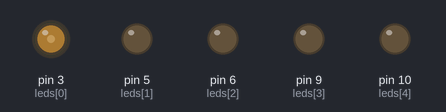
Recording of a sketch running on a simulated Arduino Uno, built with avr-gcc and run on an emulated ATmega328P. Shown: output pins drawn as LEDs (lit = HIGH).

Above: at 0.05 s.
At 0.75 s:
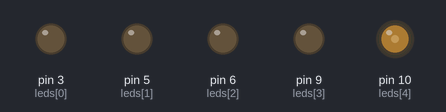
At 1.45 s:
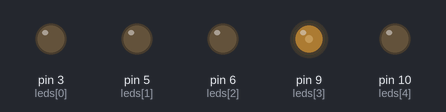
At 2.9 s:
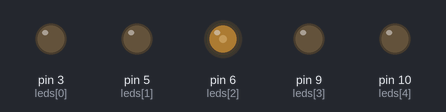
At 4.45 s:
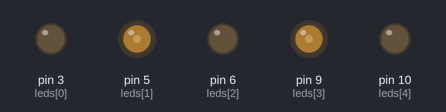
At 5.75 s:
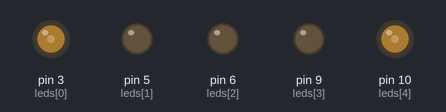
Timing chart, 0 to 7.5 s (numbered marks = the images above):
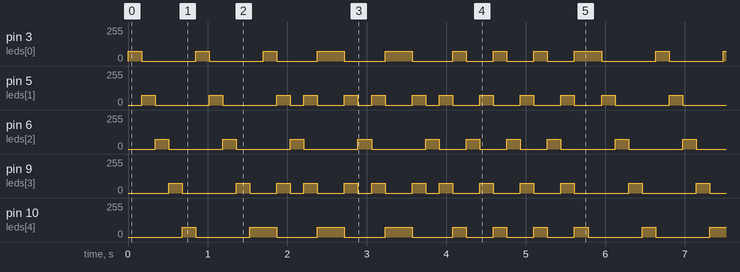

The sketch:

2025.ino
```cpp
int leds[] = {3, 5, 6, 9, 10};
int count = 5;
int brightness = 75;
bool dimMode = false;
int delayTime = 170;

void setup()
{
  if(dimMode)
  {
    brightness = 15;
    delayTime = delayTime;
  }
}

void sequentialWave(int cycles) {
  for (int c = 0; c < cycles; c++) {
    for (int i = 0; i < count; i++) {
      analogWrite(leds[i], brightness);
      delay(delayTime);
      analogWrite(leds[i], 0);
    }
  }
}

void dualChase(int cycles) {
  for (int c = 0; c < cycles; c++) {
    for (int i = 0; i < count; i++) {
      int j = count - 1 - i;
      analogWrite(leds[i], brightness);
      analogWrite(leds[j], brightness);
      delay(delayTime);
      analogWrite(leds[i], 0);
      analogWrite(leds[j], 0);
    }
  }
}

void pulseCenter(int cycles) {
  for (int c = 0; c < cycles; c++) {

    analogWrite(leds[2], brightness);
    delay(delayTime);
    analogWrite(leds[2], 0);

    analogWrite(leds[1], brightness);
    analogWrite(leds[3], brightness);
    delay(delayTime);
    analogWrite(leds[1], 0);
    analogWrite(leds[3], 0);

    analogWrite(leds[0], brightness);
    analogWrite(leds[4], brightness);
    delay(delayTime);
    analogWrite(leds[0], 0);
    analogWrite(leds[4], 0);
  }
}

void loop() {
 sequentialWave(2);
  dualChase(3);
  pulseCenter(3);
}
```

Measured:
- by itself, pin 5 (leds[1]), pin 9 (leds[3]): moves between 0/255 and 75/255, repeating every 5.8 s
- by itself, pin 6 (leds[2]): repeats every 5.8 s: 4 × (0/255 0.68 s, 75/255 0.17 s), 3 × (0/255 0.34 s, 75/255 0.17 s), 0/255 0.68 s, 75/255 0.17 s
- by itself, pin 10 (leds[4]): repeats every 5.8 s: 0/255 0.68 s, 3 × (75/255 0.34 s, 0/255 0.51 s), 3 × (75/255 0.17 s, 0/255 0.34 s), 75/255 0.17 s, 0/255 0.68 s, 75/255 0.17 s
- by itself, pin 3 (leds[0]): repeats every 5.8 s: 2 × (0/255 0.68 s, 75/255 0.17 s), 2 × (0/255 0.51 s, 75/255 0.34 s), 0/255 0.51 s, 3 × (75/255 0.17 s, 0/255 0.34 s), 75/255 0.34 s
